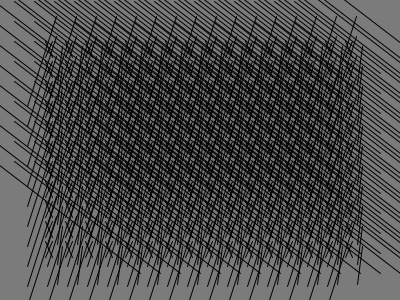
Frame 1 (no input)
Frame 60 (the mouse pressed at the canvas centre just before this capture): identical to frame 1, image omitted
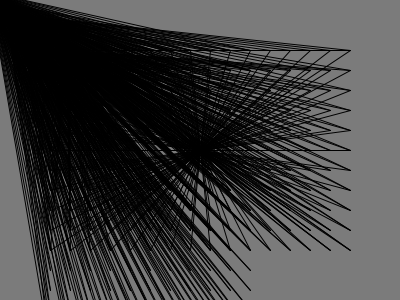
Frame 120 (the mouse held since frame 60 and released just before this capture)

The Processing sketch that drew these frames (run headless with seeded random() and noise(); from frame 60 on, the mouse is pressed at the canvas centre):

// Processing sketch: processing_57158
// ── processing_57158.pde

int option = 1;

void setup() {

size(400, 300);

smooth();

noFill();

}



void draw() {

background(123);



if (option == 1) {

// Option 1: Stitches

for (int x = 50; x <= width-50; x += 20) {

for (int y = 50; y <= height-50; y+=20) {

line(x-5, y-9, x+2, y+7);

line(x+2, y-9, x-5, y+7);
line(x+6, y-34, x-23, y+56);
line(x+90, y+23, x-56, y-89);
line(x+12, y-4, x+7, y+34);

}

}

} 

else if (option == 2) {

// Option 2: Perspective

for (int x = 50; x <= width-50; x += 20) {

for (int y = 50; y <= height-50; y+=20) {

line(x, y, width/2, height/2);
line(x, y, width/6, height/6);
line(x, y, width/19, height/19);
line(y, x, width/-34, height/-34);
line(y, x, width/78, height/78);
}

}

} 

else if (option == 3) {

// Option 3: Overlapping circles

for (int x = 50; x <= width-50; x += 20) {

for (int y = 90; y <= height-50; y+=30) {
ellipse(x, 90, 78, 56);
ellipse(x, 78, 40, 40);
ellipse(x,65,34,67);
ellipse(y, 89, 200, 78);
ellipse(y,189,234,78);
ellipse(x,76,123,134);
ellipse(x, 200,200,200);
ellipse(x,300,300,300);
ellipse(y,600,600,500);
ellipse(x,489,23,56);
}

}

} 

else if (option == 4) {

// Option 4: Rotating arcs

int count = 120;

for (int x = 50; x <= width-50; x += 20) {

for (int y = 50; y <= height-50; y+=20) {

float s = map(count, 120, 0, 0, TWO_PI*2);

arc(x, y, 14, 14, s, s + PI);
arc(x,y, 34, 34, s, s + PI);
arc(x, y, 56, 56, s, s + PI);
arc(x, y, 89, 89, s, s + PI);
arc(x, y, 109, 109, s, s + PI);
arc(x, y, 200, 200, s, s + PI);
count--;

}

}

} 

else if (option == 5) {

// Option 5: Groups of fiv
for (int x = 50; x < width-50; x += 20) {
for (int y = 50; y < height-50; y+=20) {
//rect(x-10, y-10, 22, 22);
for (int i = 0; i < 16; i+=4) {
line(x + i, y, x + i, y + 12);
line(x + i, y, x + i, y + 56);
line(x + i, y, x + i, y + 98);
line(x, y ,78,89);
line(x, y ,200, 200);
line(x, y, 189, 189);
}
line(x, y, x + 12, y + 12);
line(x, y, x + 45, y + 45);
line(x, y, x + 78, y + 78);

}
}
}
else if (option == 6) {
rect(90, 50 ,25, 95);
rect(43, 56, 89, 34);
rect(78, 90, 79, 65);
rect(99,98,96,68);
rect(198,78,87,69);
rect(98,23,56,78);
rect(500,500,500,500);
}
}



void mousePressed() {

option++;

if (option > 6) option = 1;

}
